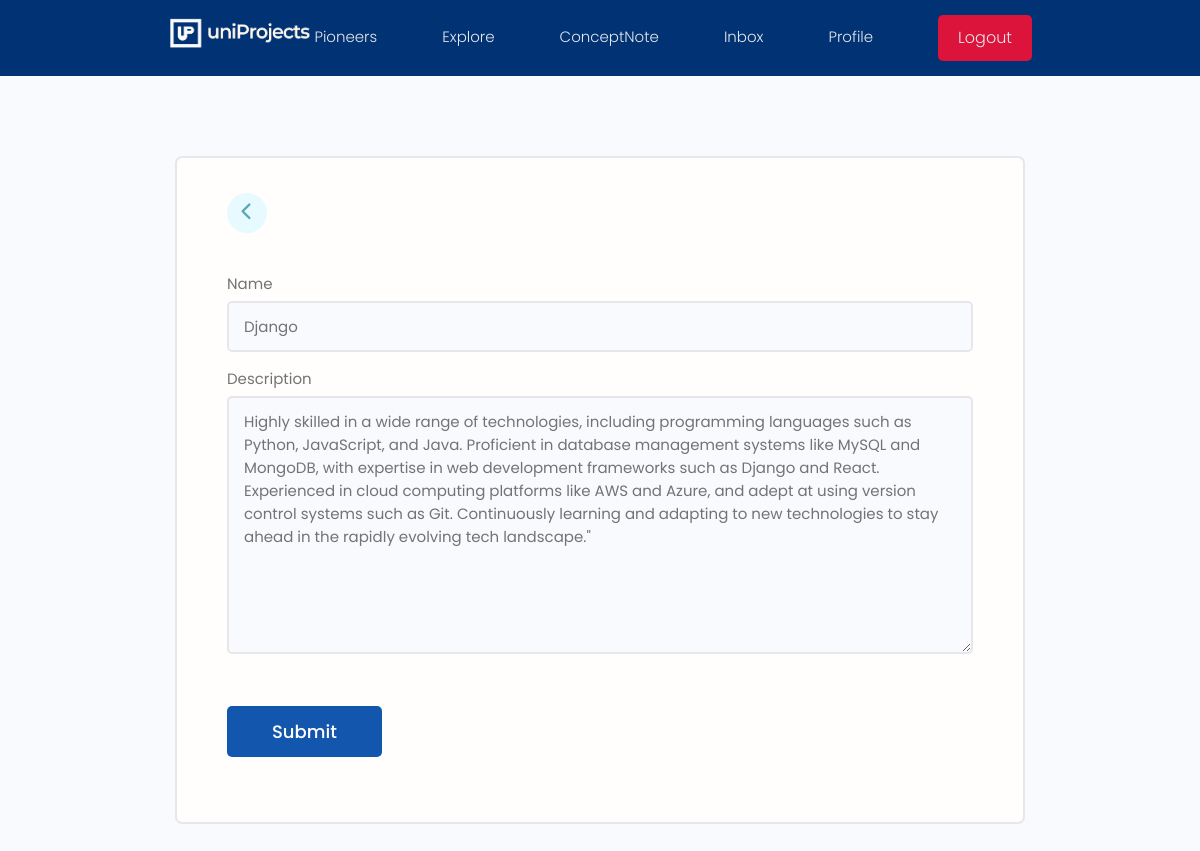
The app's page /users/update-skill/0552ed59-3452-4a1b-a79b-7abbe65d9c0c/ (signed in) with its own data.
### users/models.py (models this page shows, shortened)
class Skill(models.Model):
    owner = models.ForeignKey(Profile, on_delete=models.CASCADE, null=True, blank=True)
    name = models.CharField(max_length=200, blank=True, null=True)
    description = models.TextField(blank=True, null=True)
    created = models.DateTimeField(auto_now_add = True)
    id = models.UUIDField(default=uuid.uuid4, unique = True,
                          primary_key = True, editable = False)

### users/views.py (the view)
# urls.py: path('update-skill/<str:pk>/', views.updateSkill, name="update-skill"),
@login_required(login_url='login')
def updateSkill(request, pk):
    profile = request.user.profile
    skill = profile.skill_set.get(id=pk)
    form = SkillForm(instance = skill)
    if request.method == 'POST':
        form = SkillForm(request.POST, instance=skill)
        if form.is_valid():
            form.save()
            messages.success(request, 'Skill updated successfully')
            return redirect('account')
    context = {'form': form}
    return render(request, 'users/skill_form.html', context)

### users/forms.py
class SkillForm(ModelForm):
    class Meta:
        model = Skill
        fields = '__all__'
        exclude = ['owner']
    def __init__(self, *args, **kwargs):
        super(SkillForm, self).__init__(*args, **kwargs)
        for name, field in self.fields.items():
            field.widget.attrs.update({'class':'input'})

### users/templates/users/skill_form.html (shortened to what this page needs)
{% extends 'main.html' %}
{% block content %}
    <main class="formPage my-xl">
        <div class="content-box">
            <div class="formWrapper">
                <a class="backButton" href="{% url 'account' %}"><i class="fa-solid fa-chevron-left"></i></a>
                <br>
                <form class="form" method="POST" action="">
                    {% for field in form %}
                    <div class="form__field">
                        <label for="formInput#text">{{field.label}} </label>
                        {{field}}
                    </div>
                    {% endfor %}
                    <input class="btn btn--sub btn--lg  my-md" type="submit" value="Submit" />
                </form>
            </div>
        </div>
    </main>
{% endblock %}

### static/styles/app.css (style rules this page uses)
:root { --color-sub: #013374; }
.btn--sub { background-color:#1356ad; }
.content-box { width: 95%; max-width: 85rem; margin: 0 auto; }
.backButton { background: var(--color-main-light); color: var(--color-main); width: 4rem; height: 4rem; display: flex; align-items: center; justify-content: center; border-radius: 50%; }
.backButton i { font-size: 1.8rem; }
.formPage .formWrapper { list-style: none; background: var(--color-white); padding: 3.5rem 5rem; border: 2px solid var(--color-light); border-radius: 0.7rem; }

### static/uikit/styles/modules/_variables.css (style rules this page uses)
:root { --color-main: #5aa5b9; --color-main-light: #e6faff; --color-sub: #3f4156; --color-sub-light: #51546e; --color-sub-lighter: #ededfd; --color-text: #737373; --color-gray: #8b8b8b; --color-light: #e5e7eb; --color-light-gray: #767676; --color-bg: #f8fafd; --color-white: #fffefd; --color-white-light: #f3f3f3; --color-success: #359e64; --color-success-bg: #def8e8; --color-error: #fc4b0b; --color-error-bg: #fff2ee; --font-base: 'Poppins', arial, helvetica, 'Segoe UI', roboto, ubuntu, sans-serif; --font-monospace: 'Fira Code', 'Courier New', courier, monospace; --font-regular: 300; --font-medium: 500; --font-bold: 700; --generic-shadow: 1px 1px 5px #00000010; --generic-transition: all 0.3s ease-in-out; }

### static/uikit/styles/modules/_base.css (style rules this page uses)
* { margin: 0; padding: 0; box-sizing: border-box; text-rendering: optimizeLegibility; color: inherit; font-size: inherit; }
html { font-size: 50%; }
@media only screen and (min-width: 480px) { html { font-size: 56.25%; } }
@media only screen and (min-width: 1200px) { html { font-size: 62.5%; } }
body { line-height: 1.6; font-weight: 400; font-size: 1.5rem; color: var(--color-text); background-color: var(--color-bg); min-height: 100vh; }

### static/uikit/styles/modules/_typography.css (style rules this page uses)
* { font-family: var(--font-base); }
a { padding-bottom: 2px; text-decoration: none; display: inline-block; color: var(--color-main); font-weight: var(--font-medium); }

### static/uikit/styles/modules/_utilities.css (style rules this page uses)
.my-md { margin: 3rem auto; }
.my-xl { margin: 8rem auto; }

### static/uikit/styles/modules/_button.css (style rules this page uses)
.btn { display: inline-block; position: relative; cursor: pointer; background-color: var(--color-light); font-weight: var(--font-medium); color: var(--color-sub); text-decoration: none; padding: 1rem 2rem; border-radius: 0.5rem; border: none; width: -webkit-fit-content; width: -moz-fit-content; width: fit-content; height: -webkit-fit-content; height: -moz-fit-content; height: fit-content; font-size: 1.6rem; outline-width: 0; outline-color: transparent; -webkit-backface-visibility: hidden; backface-visibility: hidden; transition: all 0.3s ease-in-out; }
.btn--sub { background-color: var(--color-sub); color: var(--color-white); }
.btn--lg { font-size: 1.8rem; padding: 1.2rem 4.5rem; }

### static/uikit/styles/modules/_form.css (style rules this page uses)
.form { display: block; }
.form__field { margin-top: 1.5rem; margin-bottom: 1.5rem; }
.form__label, .form__field > label { display: block; margin-bottom: 0.5rem; color: var(--color-text); }
input.input[type='text'], input.input[type='email'], input.input[type='password'], input.input[type='number'], textarea.input { min-width: 24rem; width: 100%; padding: 1.2rem 1.5rem; border-radius: 0.5rem; border: 2px solid var(--color-light); transition: all 0.3s ease-in-out; background-color: var(--color-bg); }

### records on screen
Skill: form "Django" "Highly skilled in a wide range of technologies, including programming languages such as Python, JavaScript, and Java. Proficient in database management systems like MySQL and MongoDB, with expertise in web development frameworks such as Django and React. Experienced in cloud computing platforms like AWS and Azure, and adept at using version control systems such as Git. Continuously learning and adapting to new technologies to stay ahead in the rapidly evolving tech landscape.\""

### other values on screen
{{ field.label }} "Name" "Description"
